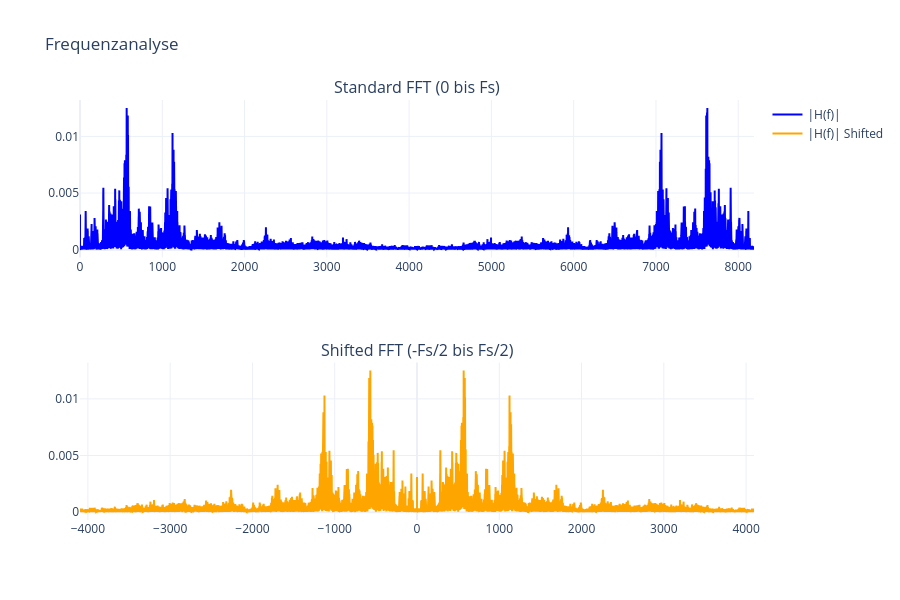

Write notebook code for a chart like this one.
### Markdown cell above
## a) FFT Berechnung

### Code cell
# FFT berechnen und normieren
y_fft = np.fft.fft(y) / n_samples

# Frequenzvektor (0 bis fs)
f = np.arange(0, n_samples) * fs / n_samples

# Shifted Version (Zentriert um 0 Hz)
y_fft_shifted = np.fft.fftshift(y_fft)
f_shifted = np.fft.fftshift(np.fft.fftfreq(n_samples, d=1 / fs))

# Visualisierung Spektrum
fig = make_subplots(
    rows=2,
    cols=1,
    subplot_titles=("Standard FFT (0 bis Fs)", "Shifted FFT (-Fs/2 bis Fs/2)"),
)
fig.add_trace(
    go.Scatter(x=f, y=np.abs(y_fft), name="|H(f)|", line=dict(color="blue")),
    row=1,
    col=1,
)
fig.add_trace(
    go.Scatter(
        x=f_shifted,
        y=np.abs(y_fft_shifted),
        name="|H(f)| Shifted",
        line=dict(color="orange"),
    ),
    row=2,
    col=1,
)
fig.update_layout(
    height=600, title="Frequenzanalyse", hovermode="x unified", template="plotly_white"
)
fig.show()

### Figure 1 — Plotly figure (JSON) as saved in the notebook; plotly's stock layout.template omitted (floating-point values rounded to 4 significant figures; data arrays with more than 128 entries replaced by an {"elided": "..."} marker saying what was removed)
{"data": [{"line": {"color": "blue"}, "name": "|H(f)|", "type": "scatter", "x": {"elided": "73113 float values"}, "xaxis": "x", "y": {"elided": "73113 float values"}, "yaxis": "y"}, {"line": {"color": "orange"}, "name": "|H(f)| Shifted", "type": "scatter", "x": {"elided": "73113 float values"}, "xaxis": "x2", "y": {"elided": "73113 float values"}, "yaxis": "y2"}], "layout": {"annotations": [{"font": {"size": 16}, "showarrow": false, "text": "Standard FFT (0 bis Fs)", "x": 0.5, "xanchor": "center", "xref": "paper", "y": 1, "yanchor": "bottom", "yref": "paper"}, {"font": {"size": 16}, "showarrow": false, "text": "Shifted FFT (-Fs/2 bis Fs/2)", "x": 0.5, "xanchor": "center", "xref": "paper", "y": 0.375, "yanchor": "bottom", "yref": "paper"}], "height": 600, "hovermode": "x unified", "title": {"text": "Frequenzanalyse"}, "xaxis": {"anchor": "y", "domain": [0, 1]}, "xaxis2": {"anchor": "y2", "domain": [0, 1]}, "yaxis": {"anchor": "x", "domain": [0.625, 1]}, "yaxis2": {"anchor": "x2", "domain": [0, 0.375]}}}
